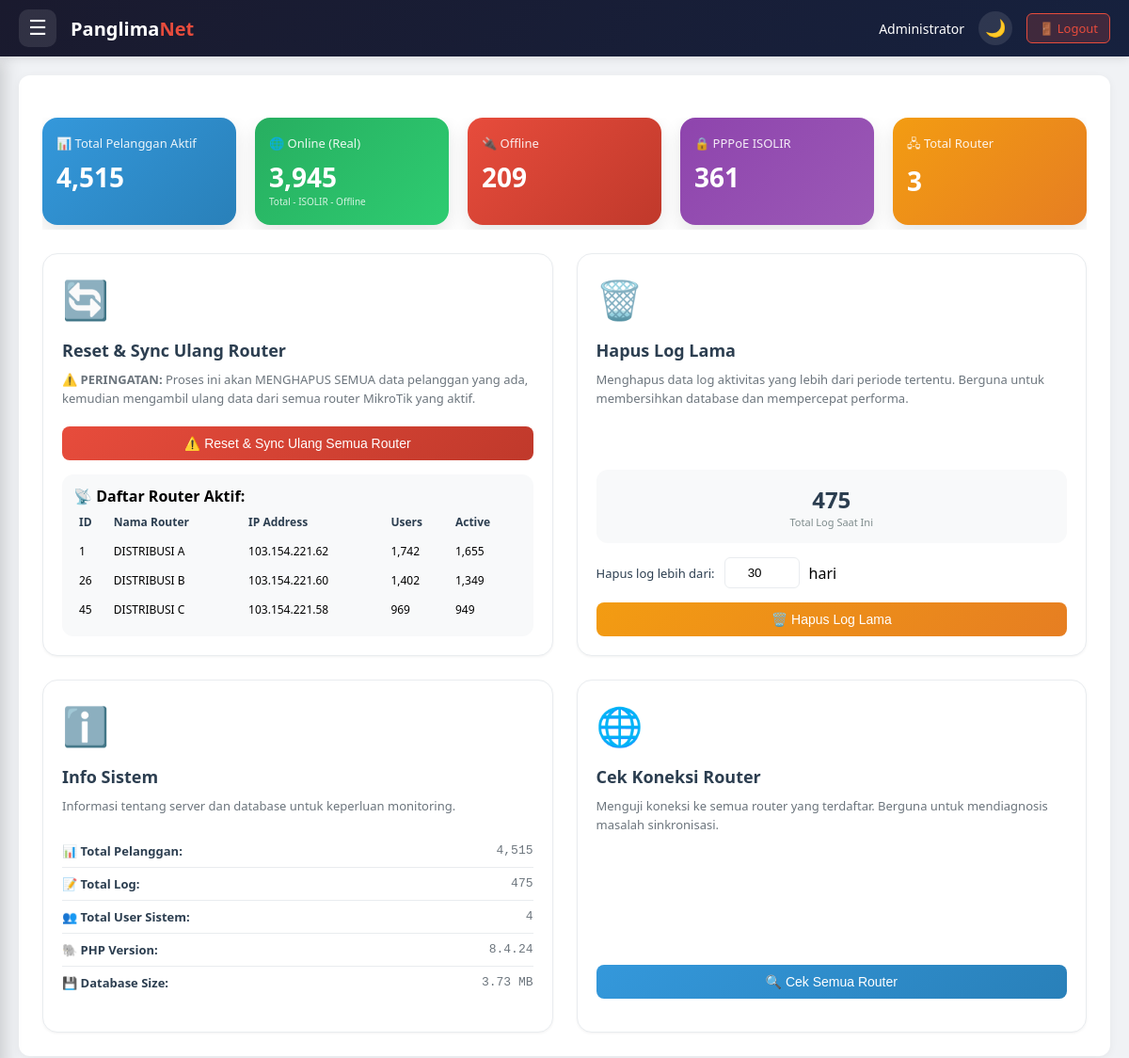
/index.php?page=tools (signed in), run on the app's committed database.
### tables this page shows
CREATE TABLE `router_list` (
  `id` int(11) NOT NULL,
  `nama` varchar(100) NOT NULL,
  `ip_address` varchar(45) NOT NULL,
  `port` int(11) NOT NULL DEFAULT 80,
  `username` varchar(50) NOT NULL,
  `password` varchar(255) NOT NULL,
  `api_port` int(11) NOT NULL DEFAULT 8728,
  `ssh_port` int(11) NOT NULL DEFAULT 22,
  `total_users` int(11) NOT NULL DEFAULT 0,
  `last_sync` datetime DEFAULT NULL,
  `last_sync_status` varchar(20) DEFAULT 'pending',
  `last_sync_message` text DEFAULT NULL,
  `is_active` int(11) NOT NULL DEFAULT 1,
  `created_at` datetime DEFAULT current_timestamp(),
  `total_active` int(11) DEFAULT 0,
  `router_identity` varchar(255) DEFAULT NULL,
  `router_version` varchar(100) DEFAULT NULL,
  `router_uptime` varchar(100) DEFAULT NULL,
  `service_type` varchar(50) DEFAULT NULL
);

### index.php (called while the page is built, shortened)
<?php
include 'menu.php';
?>

### pages/tools.php (the view, shortened to what this page needs)
<?php
$total_aktif = $pdo->query("SELECT COUNT(*) FROM pelanggan WHERE status_berlangganan = 'Aktif'")->fetchColumn();
$total_isolir = $pdo->query("SELECT COUNT(*) FROM pelanggan WHERE pppoe_profile = 'ISOLIR' AND status_berlangganan = 'Aktif'")->fetchColumn();
$total_offline = $pdo->query("SELECT COUNT(*) FROM pelanggan WHERE status_ping = 'OFFLINE' AND status_berlangganan = 'Aktif' AND (pppoe_profile != 'ISOLIR' OR pppoe_profile IS NULL)")->fetchColumn();
$total_online_real = max(0, $total_aktif - $total_isolir - $total_offline);
$total_router = $pdo->query("SELECT COUNT(*) FROM router_list WHERE is_active = 1")->fetchColumn();
$total_logs = $pdo->query("SELECT COUNT(*) FROM log_aktivitas")->fetchColumn();
$total_system_users = $pdo->query("SELECT COUNT(*) FROM users WHERE is_active = 1")->fetchColumn();
$stmt = $pdo->query("SELECT ROUND(SUM(data_length + index_length) / 1024 / 1024, 2) as size FROM information_schema.tables WHERE table_schema = DATABASE()");
$db_size = $stmt->fetchColumn() ?? 0;
$php_version = phpversion();
$routers_list = $pdo->query("SELECT id, nama, ip_address, total_users, total_active FROM router_list WHERE is_active = 1 ORDER BY id")->fetchAll();
?>
<div class="stats-grid">
    <div class="stat-card">
        <h4>📊 Total Pelanggan Aktif</h4>
        <div class="value"><?php echo number_format($total_aktif); ?></div>
    </div>
    <div class="stat-card" style="background: linear-gradient(135deg, #27ae60, #2ecc71);">
        <h4>🌐 Online (Real)</h4>
        <div class="value"><?php echo number_format($total_online_real); ?></div>
        <div style="font-size: 10px; opacity: 0.8;">Total - ISOLIR - Offline</div>
    </div>
    <div class="stat-card" style="background: linear-gradient(135deg, #e74c3c, #c0392b);">
        <h4>🔌 Offline</h4>
        <div class="value"><?php echo number_format($total_offline); ?></div>
    </div>
    <div class="stat-card" style="background: linear-gradient(135deg, #8e44ad, #9b59b6);">
        <h4>🔒 PPPoE ISOLIR</h4>
        <div class="value"><?php echo number_format($total_isolir); ?></div>
    </div>
    <div class="stat-card" style="background: linear-gradient(135deg, #f39c12, #e67e22);">
        <h4>🖧 Total Router</h4>
        <div class="value"><?php echo number_format($total_router); ?></div>
    </div>
</div>
<div class="tools-container">
    <div class="tools-card">
        <div class="icon-large">🔄</div>
        <h3>Reset & Sync Ulang Router</h3>
        <p><strong>⚠️ PERINGATAN:</strong> Proses ini akan MENGHAPUS SEMUA data pelanggan yang ada, kemudian mengambil ulang data dari semua router MikroTik yang aktif.</p>
        <div class="card-section">
            <form method="POST" onsubmit="return confirmResetAndSync()">
                <button type="submit" class="btn-tool btn-tool-danger" id="btnResetSync">⚠️ Reset & Sync Ulang Semua Router</button>
            </form>
            <div class="router-list">
                <strong>📡 Daftar Router Aktif:</strong>
                <table>
                    <thead>
                        <tr><th>ID</th><th>Nama Router</th><th>IP Address</th><th>Users</th><th>Active</th></tr>
                    </thead>
                    <tbody>
                        <?php foreach ($routers_list as $router): ?>
                        <tr>
                            <td><?php echo $router['id']; ?></td>
                            <td><?php echo htmlspecialchars($router['nama']); ?></td>
                            <td><?php echo htmlspecialchars($router['ip_address']); ?></td>
                            <td><?php echo number_format($router['total_users']); ?></td>
                            <td><?php echo number_format($router['total_active']); ?></td>
                        </tr>
                        <?php endforeach; ?>
                    </tbody>
                </table>
            </div>
        </div>
    </div>
    <div class="tools-card">
        <div class="icon-large">🗑️</div>
        <h3>Hapus Log Lama</h3>
        <p>Menghapus data log aktivitas yang lebih dari periode tertentu. Berguna untuk membersihkan database dan mempercepat performa.</p>
        <div class="card-section">
            <div class="stats-mini" style="margin-bottom: 15px;">
                <div class="stat">
                    <div class="stat-value"><?php echo number_format($total_logs); ?></div>
                    <div class="stat-label">Total Log Saat Ini</div>
                </div>
            </div>
            <form method="POST" onsubmit="return confirmClearLogs()">
                <div class="form-group-inline">
                    <label>Hapus log lebih dari:</label>
                    <input type="number" name="days" value="30" min="1" max="365">
                    <span>hari</span>
                </div>
                <button type="submit" class="btn-tool btn-tool-warning">🗑️ Hapus Log Lama</button>
            </form>
        </div>
    </div>
    <div class="tools-card">
        <div class="icon-large">ℹ️</div>
        <h3>Info Sistem</h3>
        <p>Informasi tentang server dan database untuk keperluan monitoring.</p>
        <ul class="info-list">
            <li><span class="label">📊 Total Pelanggan:</span><span class="value"><?php echo number_format($total_aktif); ?></span></li>
            <li><span class="label">📝 Total Log:</span><span class="value"><?php echo number_format($total_logs); ?></span></li>
            <li><span class="label">👥 Total User Sistem:</span><span class="value"><?php echo $total_system_users; ?></span></li>
            <li><span class="label">🐘 PHP Version:</span><span class="value"><?php echo $php_version; ?></span></li>
            <li><span class="label">💾 Database Size:</span><span class="value"><?php echo number_format($db_size, 2); ?> MB</span></li>
        </ul>
    </div>
    <div class="tools-card">
        <div class="icon-large">🌐</div>
        <h3>Cek Koneksi Router</h3>
        <p>Menguji koneksi ke semua router yang terdaftar. Berguna untuk mendiagnosis masalah sinkronisasi.</p>
        <div class="card-section">
            <button type="button" class="btn-tool" onclick="checkRouters()" id="btnCheckRouters">🔍 Cek Semua Router</button>
        </div>
    </div>
</div>

### menu.php (style rules this page uses)
* { margin: 0; padding: 0; box-sizing: border-box; }
:root { --bg-body: #f0f2f5; --bg-header: linear-gradient(135deg, #1a1a2e 0%, #16213e 100%); --bg-menu: linear-gradient(180deg, #1a1a2e 0%, #16213e 100%); --bg-card: #ffffff; --text-primary: #2c3e50; --text-secondary: #666666; --border-color: #eeeeee; --table-header-bg: #f8f9fa; --table-row-hover: #f8f9fa; --btn-primary-bg: #3498db; --btn-primary-hover: #2980b9; --btn-danger-bg: #e74c3c; --btn-warning-bg: #f39c12; --modal-bg: #ffffff; --shadow-color: rgba(0,0,0,0.05); --menu-text: rgba(255,255,255,0.8); --menu-text-hover: white; --menu-active-bg: rgba(231,76,60,0.2); --header-text: white; }
body { font-family: 'Segoe UI', Tahoma, Geneva, Verdana, sans-serif; background: var(--bg-body); overflow-x: hidden; transition: background 0.3s ease; }
.stats-grid { display: grid; grid-template-columns: repeat(auto-fit, minmax(240px, 1fr)); gap: 20px; margin: 20px 0; }
.stat-card { background: linear-gradient(135deg, #667eea 0%, #764ba2 100%); color: white; padding: 20px; border-radius: 12px; transition: transform 0.3s; }
.stat-card h4 { font-size: 14px; opacity: 0.9; margin-bottom: 10px; }
.stat-card .value { font-size: 32px; font-weight: bold; }

### pages/tools.php (style rules this page uses)
.stats-grid { display: flex; flex-wrap: nowrap; gap: 20px; margin-bottom: 25px; overflow-x: auto; padding-bottom: 5px; }
.stat-card { flex: 1; min-width: 180px; background: linear-gradient(135deg, #3498db, #2980b9); padding: 18px 15px; border-radius: 16px; color: white; box-shadow: 0 8px 20px rgba(0,0,0,0.1); transition: transform 0.2s, box-shadow 0.2s; }
.stat-card h4 { margin: 0 0 8px 0; font-size: 13px; font-weight: 500; opacity: 0.9; }
.stat-card .value { font-size: 28px; font-weight: 700; }
.tools-container { display: grid; grid-template-columns: repeat(2, 1fr); gap: 25px; margin-top: 20px; }
.tools-card { background: white; border-radius: 16px; padding: 20px; border: 1px solid #e9ecef; transition: transform 0.2s, box-shadow 0.2s; display: flex; flex-direction: column; box-shadow: 0 1px 3px rgba(0,0,0,0.05); }
.tools-card h3 { margin: 0 0 10px 0; font-size: 18px; color: #2c3e50; display: flex; align-items: center; gap: 10px; }
.tools-card .icon-large { font-size: 40px; margin-bottom: 15px; }
.tools-card p { color: #6c757d; font-size: 13px; margin-bottom: 20px; line-height: 1.5; }
.tools-card .btn-tool { background: linear-gradient(135deg, #3498db, #2980b9); color: white; padding: 10px 20px; border: none; border-radius: 8px; cursor: pointer; font-size: 14px; transition: all 0.2s; width: 100%; text-align: center; }
.tools-card .btn-tool-danger { background: linear-gradient(135deg, #e74c3c, #c0392b); }
.tools-card .btn-tool-warning { background: linear-gradient(135deg, #f39c12, #e67e22); }
.form-group-inline { display: flex; gap: 10px; align-items: center; margin-bottom: 15px; flex-wrap: wrap; }
.form-group-inline label { font-size: 13px; font-weight: 500; color: #2c3e50; }
.form-group-inline input { width: 80px; padding: 8px; border: 1px solid #e9ecef; border-radius: 6px; text-align: center; }
.stats-mini { background: #f8f9fa; border-radius: 12px; padding: 15px; margin-bottom: 15px; display: flex; justify-content: space-around; text-align: center; }
.stats-mini .stat { flex: 1; }
.stats-mini .stat-value { font-size: 24px; font-weight: bold; color: #2c3e50; }
.stats-mini .stat-label { font-size: 11px; color: #7f8c8d; }
.info-list { list-style: none; padding: 0; margin: 0 0 15px 0; }
.info-list li { padding: 8px 0; border-bottom: 1px solid #e9ecef; display: flex; justify-content: space-between; align-items: center; font-size: 13px; }
.info-list li:last-child { border-bottom: none; }
.info-list .label { font-weight: 600; color: #2c3e50; }
.info-list .value { color: #6c757d; font-family: monospace; }
.router-list { background: #f8f9fa; border-radius: 12px; padding: 12px; margin-top: 15px; }
.router-list table { width: 100%; font-size: 12px; }
.router-list th, .router-list td { padding: 6px 4px; text-align: left; }
.router-list th { font-weight: 600; color: #2c3e50; }
.card-section { margin-top: auto; }

### data on the page
router_list: id "1", nama "DISTRIBUSI A", ip_address "103.154.221.62", total_users "1,742", total_active "1,655"
router_list: id "26", nama "DISTRIBUSI B", ip_address "103.154.221.60", total_users "1,402", total_active "1,349"
router_list: id "45", nama "DISTRIBUSI C", ip_address "103.154.221.58", total_users "969", total_active "949"

### other printed values
$_SESSION['full_name'] "Administrator"
$total_aktif "4,515"
$total_online_real "3,945"
$total_offline "209"
$total_isolir "361"
$total_router "3"
$total_logs "475"
$total_system_users "4"
$php_version "8.4.24"
$db_size "3.73"
